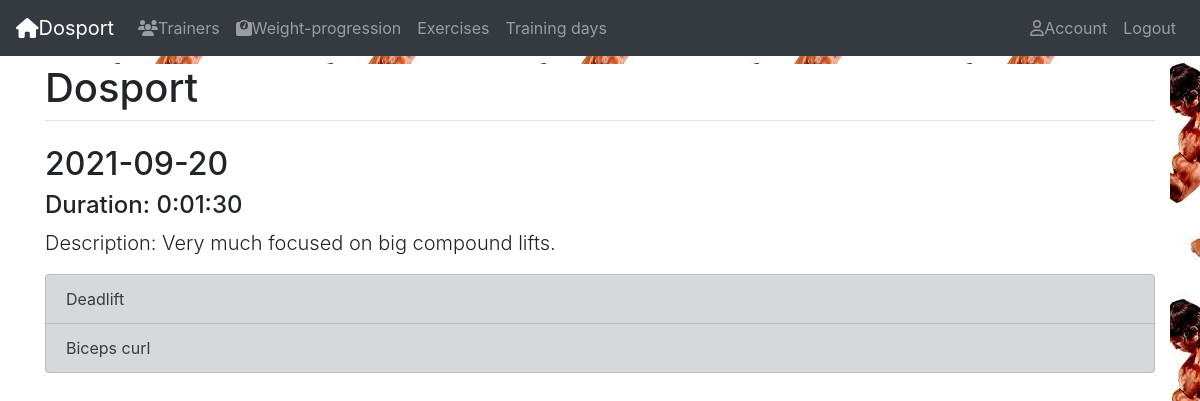
Page /day-detail/11 (signed in) on the committed database.
### fitness/models.py (models this page shows, shortened)
class Day(mo.Model):
    user = mo.ForeignKey(Account, on_delete=mo.CASCADE)
    date = mo.DateField(default=tomorrow, validators=[validate_date])
    description = mo.TextField(max_length=1000, help_text='Enter a brief description of the training day.', null=1, blank=1)
    duration = mo.DurationField(null=1, blank=1)
    class Meta:
        unique_together = [['user', 'date']]
    def __str__(self):
        return f'{self.date}'

class ExerciseInstance(mo.Model):
    exercise = mo.ForeignKey(Exercise, on_delete=mo.CASCADE)
    day = mo.ForeignKey(Day, on_delete=mo.CASCADE)
    performance = mo.FileField(upload_to='performaces/', null=1, blank=1)
    review = mo.TextField(max_length=1000, help_text='Enter a review of the performance.', null=1, blank=1)
    class Meta:
        ordering = ['exercise', 'day']
        unique_together = [['day', 'exercise']]

class Exercise(mo.Model):
    trainer = mo.ForeignKey(Account, on_delete=mo.CASCADE, validators=[validate_trainer])
    name = mo.CharField(max_length=50)
    description = mo.TextField(max_length=1000, help_text='Enter a brief description of the exercise.', null=1, blank=1)
    tutorial = mo.FileField(upload_to='tutorials/', null=1, blank=1)
    PRIORITY = (
        (1, 'Start'),
        (2, 'Middle'),
        (3, 'End'),
    )
    priority = mo.IntegerField(choices=PRIORITY)
    class Meta:
        ordering = ['priority']
    def __str__(self):
        return f'{self.name}'

### fitness/views.py (the view)
# urls.py: path('day-detail/<int:id>', v.day_detail, name='day-detail'),
def day_detail(request, id):
    user = request.user
    if not user.is_authenticated:
        return redirect('login')
    day = get_object_or_404(Day, pk=id)
    if user == day.user:
        return render(request, 'fitness/day_detail.html', {'day':day})
    if user == day.user.trainer:
        return redirect('add-exercise-instance', id=id)

### fitness/templates/fitness/day_detail.html (shortened to what this page needs)
{% extends "base.html" %}
{% load crispy_forms_tags %}
{% block content %}
<h2>{{day}}</h2>
{% if day.duration %}
    <h4>Duration: {{day.duration}}</h4>
{% endif %}
{% if day.description %}
    <p class='lead'>Description: {{day.description}}</p>
{% endif %}
{% if day.exerciseinstance_set.all %}
    <div class="list-group">
    {% for exercise in day.exerciseinstance_set.all  %}
        <a class="list-group-item list-group-item-action list-group-item-secondary" href={% url 'exercise-instance-detail' exercise.id %}> {{exercise.exercise}} </a>
    {% endfor %}
    </div>
{% endif %}
{% endblock  %}

### rows in the picture
Day: date "2021-09-20", duration "0:01:30", description "Very much focused on big compound lifts."
ExerciseInstance: exercise "Deadlift"
ExerciseInstance: exercise "Biceps curl"
